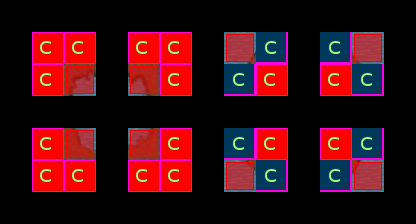

This is a level from a 2D game, rendered from its Tiled map with the project's own tilesets. A one-line summary and the map file follow, with tile-layer data summarised:
An orthogonal 13x7 tile map with 32x32 px tiles, 5 tile layers (ruleRegions, ruleSet, rule_Ground, rule_Over, ...), 4 tilesets.

<map version="1.0" orientation="orthogonal" width="13" height="7" tilewidth="32" tileheight="32">
 <tileset firstgid="1" name="collision" tilewidth="32" tileheight="32">
  <image source="../../graphics/tiles/collision.png" width="64" height="32" />
 </tileset>
 <tileset firstgid="3" name="set" tilewidth="32" tileheight="32">
  <image source="../../graphics/tiles/set_cave.png" width="64" height="64" />
 </tileset>
 <tileset firstgid="7" name="set_rules" tilewidth="32" tileheight="32">
  <image source="../../graphics/tiles/set_rules.png" width="32" height="32" />
 </tileset>
 <tileset firstgid="8" name="cave" tilewidth="32" tileheight="32">
  <image source="../../graphics/tiles/cave.png" width="512" height="256" />
 </tileset>
 <layer name="ruleRegions" width="13" height="7">
  <data>[91 cells, 32 non-empty, 1 distinct tile ids]</data>
 </layer>
 <layer name="ruleSet" width="13" height="7">
  <data>[91 cells, 32 non-empty, 2 distinct tile ids]</data>
 </layer>
 <layer name="rule_Ground" width="13" height="7">
  <data>[91 cells, 8 non-empty, 8 distinct tile ids]</data>
 </layer>
 <layer name="rule_Over" width="13" height="7">
  <data>[91 cells, 0 non-empty, 0 distinct tile ids]</data>
 </layer>
 <layer name="rule_collision" width="13" height="7">
  <data>[91 cells, 8 non-empty, 1 distinct tile ids]</data>
 </layer>
</map>
